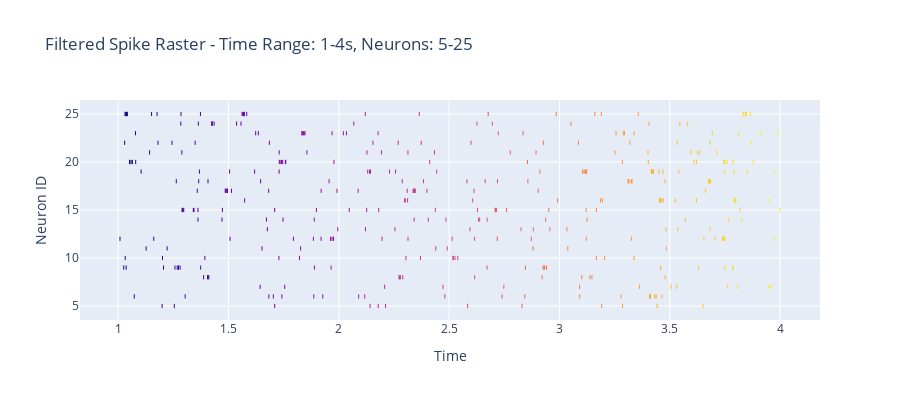

Write notebook code for a chart like this one.
### Code cell
# Spike raster with time-based coloring and filtering
print("Creating time-filtered spike raster plot...")

# Focus on a specific time window and neuron range
fig3 = braintools.visualize.interactive_spike_raster(
    spike_times=spike_times,
    neuron_ids=neuron_ids,
    time_range=(1.0, 4.0),  # Focus on 1-4 second window
    neuron_range=(5, 25),  # Focus on neurons 5-25
    color_by='time',
    title="Filtered Spike Raster - Time Range: 1-4s, Neurons: 5-25",
    width=900,
    height=400
)

fig3.show()

print("\n🔍 Filtering capabilities:")
print("   • Time range filtering for focused analysis")
print("   • Neuron range filtering to examine subpopulations")
print("   • Temporal color coding shows spike timing patterns")

### Figure 1 — Plotly figure (JSON) as saved in the notebook; plotly's stock layout.template omitted (floating-point values rounded to 4 significant figures; data arrays with more than 128 entries replaced by an {"elided": "..."} marker saying what was removed)
{"data": [{"hovertemplate": "Time: %{x}<br>Neuron: %{y}<extra></extra>", "marker": {"color": {"elided": "404 float values"}, "colorscale": [[0.0, "#0d0887"], [0.1111, "#46039f"], [0.2222, "#7201a8"], [0.3333, "#9c179e"], [0.4444, "#bd3786"], [0.5556, "#d8576b"], [0.6667, "#ed7953"], [0.7778, "#fb9f3a"], [0.8889, "#fdca26"], [1.0, "#f0f921"]], "size": 3, "symbol": "line-ns-open"}, "mode": "markers", "name": "Spikes", "x": {"elided": "404 float values"}, "y": {"elided": "404 int values"}, "type": "scatter"}], "layout": {"title": {"text": "Filtered Spike Raster - Time Range: 1-4s, Neurons: 5-25"}, "xaxis": {"title": {"text": "Time"}}, "yaxis": {"title": {"text": "Neuron ID"}}, "width": 900, "height": 400, "hovermode": "closest"}}
